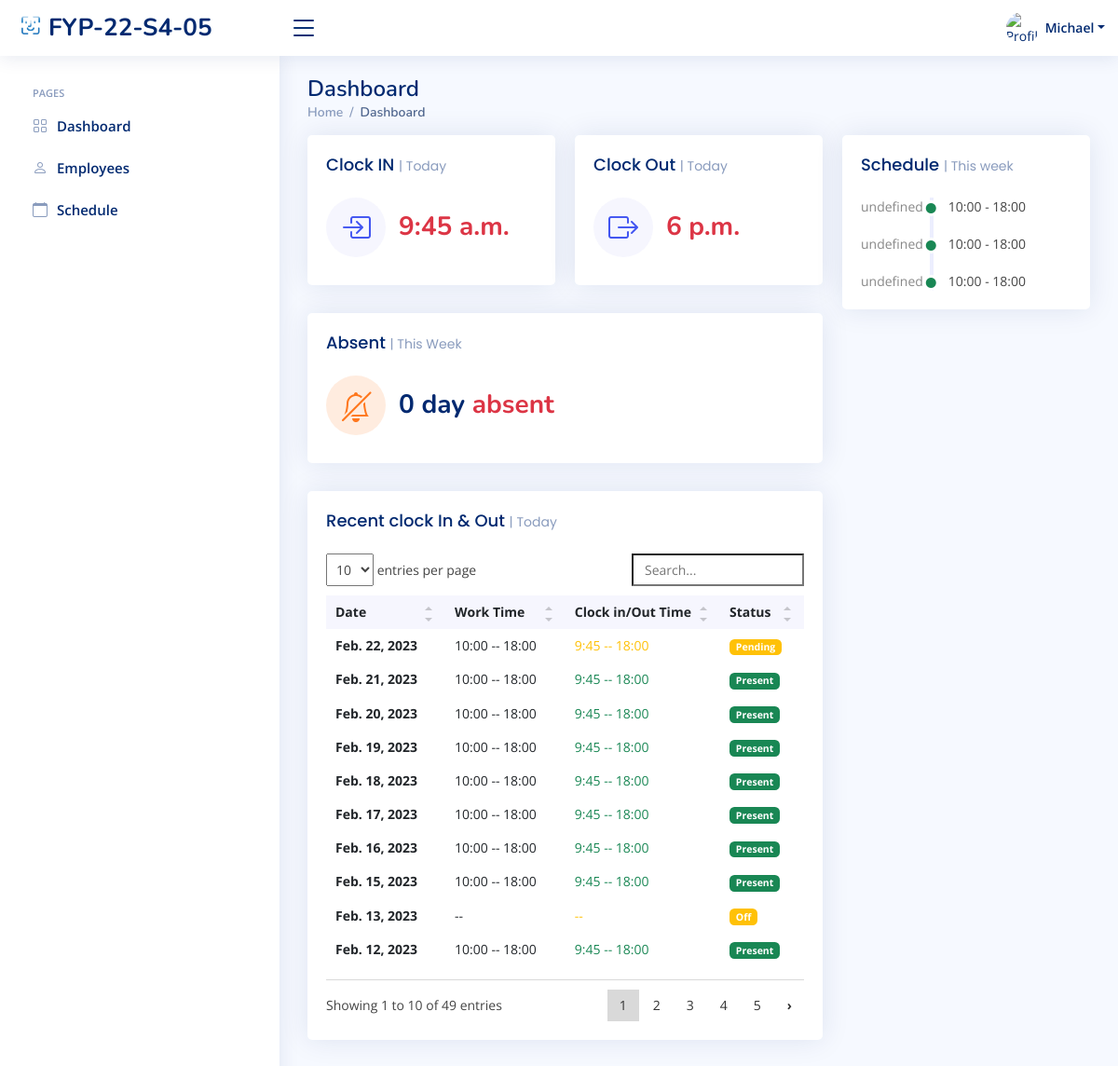
/sys_admin/home/ (signed in), run on the app's committed database.
### index/models.py (models this page shows, shortened)
class Employee(models.Model):
	Employee_ID = models.IntegerField(primary_key=True)
	Full_Name = models.CharField(max_length=100)
	Job_Title = models.CharField(max_length=100)
	Phone_Number = models.CharField(max_length=100)
	salt = models.CharField(max_length=50, null=True)
	Email_Address = models.EmailField()
	Role = models.ForeignKey(Role, on_delete=models.CASCADE)
	Profile_Image = models.ImageField(null=True,blank=True, upload_to='profile_pics/')
	Password = models.CharField(max_length=256)
	Start_Date = models.DateField(auto_now_add=True)

class WorkSchedule(models.Model):
	WorkSchedule_id = models.BigAutoField(primary_key=True)
	Employee = models.ForeignKey(Employee,on_delete=models.CASCADE)
	InTime = models.TimeField(max_length=256, null=True, blank=True)
	OutTime = models.TimeField(max_length=256, null=True, blank=True)
	Mark = models.CharField(max_length=256,null=True)
	StartDate = models.DateField()
	StartTime = models.TimeField(null=True)
	EndTime = models.TimeField(null=True)
	class Meta:
		db_table = 'WorkSchedule'

### index/views/sys_admin.py (the view)
# urls.py: path('sys_admin/home/', sys_admin.sys_admin_home, name='sys_admin_home'),
def sys_admin_home(request):
	dt = datetime.strptime(currentDate, '%Y-%m-%d')
	start = dt - timedelta(days=dt.weekday())
	end = start + timedelta(days=6)
	startDate = start.strftime('%Y-%m-%d')
	endDate = end.strftime('%Y-%m-%d')
	Title = 'Admin Home Page'
	if 'Employee_ID' in request.session:
		fourdates = date.today() - timedelta(days=4)
		currentEmployee = Employee.objects.get(Employee_ID=request.session['Employee_ID'])
		CheckIn = ''
		CheckOut = ''
		Marklist = ['off', 'mc']
		CheckValues = WorkSchedule.objects.filter(Employee_id=request.session['Employee_ID']).filter(
			StartDate=currentDate)
		if CheckValues.exists():
			AttenCheck = WorkSchedule.objects.get(Employee_id=request.session['Employee_ID'], StartDate=currentDate)
			if AttenCheck.Mark.lower() != 'off' or AttenCheck.Mark.lower() != 'mc':
				if AttenCheck.InTime is None and AttenCheck.OutTime is not None:
					CheckIn = "Pending"
					CheckOut = AttenCheck.OutTime
				elif AttenCheck.OutTime is None and AttenCheck.InTime is not None:
					CheckIn = AttenCheck.InTime
					CheckOut = "Pending"
				elif AttenCheck.InTime is None and AttenCheck.OutTime is None:
					CheckOut = "Pending"
					CheckIn = "Pending"
				else:
					CheckIn = AttenCheck.InTime
					CheckOut = AttenCheck.OutTime
			else:
				CheckIn = 'OFF'
				CheckOut = 'OFF'
		scheduleWeek = WorkSchedule.objects.filter(Employee_id=request.session['Employee_ID'], StartDate__lte=endDate,
												   StartDate__gte=startDate, StartTime__isnull=False,
												   EndTime__isnull=False).order_by('StartDate')
		CountAsent = WorkSchedule.objects.filter(Employee_id=request.session['Employee_ID'],
												 StartDate__lte=currentDate, StartDate__gte=startDate).filter(
			Mark='Absent').count()
		RecentData = WorkSchedule.objects.filter(Employee_id=request.session['Employee_ID'],
												 StartDate__lte=currentDate).order_by("-StartDate")
		context = {
			'Role': currentEmployee.Role.Role_ID,
			'Employee_ID': currentEmployee.Employee_ID,
			'Full_Name': currentEmployee.Full_Name,
			'Job_Title': currentEmployee.Job_Title,
			'PFP': currentEmployee.Profile_Image.url,
			'Redata': RecentData,
			'ScheduleWeek': scheduleWeek,
			'count': CountAsent,
			'CheckIn': CheckIn,
			'CheckOut': CheckOut,
			'title': Title,
		}
		return render(request, 'sys_admin/sys_admin_home.html', context)
	else:
		messages.error(request, 'Please login first')
		return redirect('login')

### templates/sys_admin/sys_admin_home.html (shortened to what this page needs)
{% extends "index/base.html" %}
{% load static %}
{% block content %}
{% include 'sys_admin/sys_admin_base.html'%}
  <main id="main" class="main">
    <div class="pagetitle">
      <h1>Dashboard</h1>
      <nav>
        <ol class="breadcrumb">
          <li class="breadcrumb-item"><a href="{% url 'sys_admin_home' %}">Home</a></li>
          <li class="breadcrumb-item active">Dashboard</li>
        </ol>
      </nav>
    </div>
    <section class="section dashboard">
      <div class="row">
        <div class="col-lg-8">
          <div class="row">
            <div class="col-xxl-4 col-md-6">
              <div class="card info-card sales-card">
                <div class="card-body">
                  <h5 class="card-title">Clock IN <span>| Today</span></h5>
                  <div class="d-flex align-items-center">
                    <div class="card-icon rounded-circle d-flex align-items-center justify-content-center">
                      <i class="bi bi-box-arrow-in-right"></i>
                    </div>
                    <div class="ps-3">
                      {% if CheckIn in 'Present'  %}
                     <h6 class="text-success">{{ CheckIn }}</h6>
                        {% elif CheckIn in 'Pending' %}
                         <h6 class="text-warning">{{ CheckIn }}</h6>
                         {% else %}
                         <h6 class="text-danger">{{ CheckIn }}</h6>
                        {% endif %}
                    </div>
                  </div>
                </div>
              </div>
            </div>
            <div class="col-xxl-4 col-md-6">
              <div class="card info-card sales-card">
                <div class="card-body">
                  <h5 class="card-title">Clock Out <span>| Today</span></h5>
                  <div class="d-flex align-items-center">
                    <div class="card-icon rounded-circle d-flex align-items-center justify-content-center">
                      <i class="bi bi-box-arrow-right"></i>
                    </div>
                    <div class="ps-3">
                      {% if Ad.Mark in 'Present' %}
                      <h6 class="text-success">{{ CheckOut }}</h6>
                     {% elif CheckOut in 'Pending' %}
                     <h6 class="text-warning">{{ CheckOut }}</h6>
                     {% else %}
                     <h6 class="text-danger">{{ CheckOut }}</h6>
                    {% endif %}
                    </div>
                  </div>
                </div>
              </div>
            </div>
            <div class="col-xxl-4 col-xl-12">
              <div class="card info-card customers-card">
                <div class="card-body">
                  <h5 class="card-title">Absent <span>| This Week</span></h5>
                  <div class="d-flex align-items-center">
                    <div class="card-icon rounded-circle d-flex align-items-center justify-content-center">
                      <i class="bi bi-bell-slash"></i>
                    </div>
                    <div class="ps-3">
                      <h6>{{ count}} day <span class="text-danger">absent</span></h6>
                    </div>
                  </div>
                </div>
              </div>
            </div>
            <div class="col-12">
              <div class="card recent-sales overflow-auto">
                <div class="card-body">
                  <h5 class="card-title">Recent clock In & Out <span>| Today</h5>
                  <table class="table table-borderless datatable">
                    <thead>
                      <tr>
                        <th scope="col">Date</th>
                        <th scope="col">Work Time</th>
                        <th scope="col">Clock in/Out Time</th>
                        <th scope="col">Status</th>
                      </tr>
                    </thead>
                    <tbody>
                      {% for Ad in Redata %}
                      <tr>
                        <th scope="row">{{ Ad.StartDate }}</th>
                        <td>{{ Ad.StartTime |date:"G:i"}}  --   {{ Ad.EndTime |date:"G:i"}}</td>
                        {% if Ad.Mark in 'Present' %}
                        <td><span class ="text-success">{{ Ad.InTime |date:"G:i" }}   --   {{ Ad.OutTime |date:"G:i" }}</span></td>
                        <td><span class="badge bg-success">{{ Ad.Mark }}</span></td>
                        {% elif Ad.Mark in 'Late' %}
                        <td><span class ="text-danger">{{ Ad.InTime |date:"G:i"}} </span>  --   {{ Ad.OutTime |date:"G:i"}}</td>
                        <td><span class="badge bg-success">{{ Ad.Mark }}</span></td>
                        {% elif Ad.Mark in 'Leave early' %}
                        <td>{{ Ad.InTime|date:"G:i" }}   --   <span class ="text-danger">{{ Ad.OutTime |date:"G:i"}} </span></td>
                        <td><span class="badge bg-danger">{{ Ad.Mark }}</span></td>
                        {% elif Ad.Mark in 'Pending' %}
                        <td><span class="text-warning">{{ Ad.InTime|date:"G:i" }}   --   {{ Ad.OutTime |date:"G:i"}}</span></td>
                        <td><span class="badge bg-warning">{{ Ad.Mark }}</span></td>
                            {% elif Ad.Mark in 'Off' %}
                        <td><span class="text-warning">{{ Ad.InTime|date:"G:i" }}   --   {{ Ad.OutTime |date:"G:i"}}</span></td>
                        <td><span class="badge bg-warning">{{ Ad.Mark }}</span></td>
                            {% elif Ad.Mark in 'MC' %}
                        <td><span class="text-warning">{{ Ad.InTime|date:"G:i" }}   --   {{ Ad.OutTime |date:"G:i"}}</span></td>
                        <td><span class="badge bg-warning">{{ Ad.Mark }}</span></td>
                        {% else %}
                        <td><span class ="text-danger">{{ Ad.InTime |date:"G:i"}}   --   {{ Ad.OutTime |date:"G:i"}}</span></td>
                        <td><span class="badge bg-danger">{{ Ad.Mark }}</span></td>
                        {% endif %}
                      </tr>
                      {% endfor %}
                    </tbody>
                  </table>
                </div>
              </div>
            </div>
          </div>
        </div>
        <div class="col-lg-4">
          <div class="card">
            <div class="card-body">
              <h5 class="card-title">Schedule <span>| This week</span></h5>
              <div class="activity" id="activity">
               {% for Ad in ScheduleWeek %}
                <div class="activity-item d-flex">
                  <div class="activite-label week{{ forloop.counter }}" ></div>
                        <i class='bi bi-circle-fill activity-badge text-success align-self-start'></i>
                        <div class="activity-content">
                        {{ Ad.StartTime |date:"G:i"}} - {{ Ad.EndTime |date:"G:i"}} &#12288;
                            </div>
                </div>
                 {% endfor %}
              </div>
            </div>
          </div>
        </div>
      </div>
    </section>
  </main>
{% endblock content %}

### templates/sys_admin/sys_admin_base.html (shortened to what this page needs)
{% load static %}
  <header id="header" class="header fixed-top d-flex align-items-center">
    <div class="d-flex align-items-center justify-content-between">
      <a href="{% url 'sys_admin_home' %}" class="logo d-flex align-items-center">
        <img src="{% static 'assets/img/logo.png' %}" alt="">
        <span class="d-none d-lg-block">FYP-22-S4-05</span>
      </a>
      <i class="bi bi-list toggle-sidebar-btn"></i>
    </div>
    <nav class="header-nav ms-auto">
      <ul class="d-flex align-items-center">
        <li class="nav-item dropdown pe-3">
          <a class="nav-link nav-profile d-flex align-items-center pe-0" href="#" data-bs-toggle="dropdown">
            <img src="{{ PFP }}" alt="Profile" class="rounded-circle"  height="35" width="35">
            <span class="d-none d-md-block dropdown-toggle ps-2">{{ Full_Name }}</span>
          </a>
        </li>
      </ul>
    </nav>
  </header>
  <aside id="sidebar" class="sidebar">
    <ul class="sidebar-nav" id="sidebar-nav">
      <li class="nav-heading">Pages</li>
      <li class="nav-item">
        <a class="nav-link collapsed" href="{% url 'sys_admin_home' %}">
          <i class="bi bi-grid"></i>
          <span>Dashboard</span>
        </a>
      </li>
      <li class="nav-item">
        <a class="nav-link collapsed" href="{% url 'sys_admin_view_employees' %}">
          <i class="bi bi-person"></i>
          <span>Employees</span>
        </a>
      </li>
      <li class="nav-item">
        <a class="nav-link collapsed" href="{% url 'sys_admin_schedule' %}">
          <i class="bi bi-calendar"></i>
          <span>Schedule</span>
        </a>
      </li>
  </aside>

### static/assets/css/style.css (style rules this page uses)
:root { scroll-behavior: smooth; }
body { font-family: "Open Sans", sans-serif; background: #f6f9ff; color: #444444; }
a { color: #4154f1; text-decoration: none; }
h1, h2, h3, h4, h5, h6 { font-family: "Nunito", sans-serif; }
#main { margin-top: 60px; padding: 20px 30px; transition: all 0.3s; }
.pagetitle { margin-bottom: 10px; }
.pagetitle h1 { font-size: 24px; margin-bottom: 0; font-weight: 600; color: #012970; }
.card { margin-bottom: 30px; border: none; border-radius: 5px; box-shadow: 0px 0 30px rgba(1, 41, 112, 0.1); }
.card-title { padding: 20px 0 15px 0; font-size: 18px; font-weight: 500; color: #012970; font-family: "Poppins", sans-serif; }
.card-title span { color: #899bbd; font-size: 14px; font-weight: 400; }
.card-body { padding: 0 20px 20px 20px; }
.breadcrumb { font-size: 14px; font-family: "Nunito", sans-serif; color: #899bbd; font-weight: 600; }
.breadcrumb a { color: #899bbd; transition: 0.3s; }
.breadcrumb .breadcrumb-item::before { color: #899bbd; }
.breadcrumb .active { color: #51678f; font-weight: 600; }
.logo { line-height: 1; }
@media (min-width: 1200px) { .logo { width: 280px; } }
.logo img { max-height: 26px; margin-right: 6px; }
.logo span { font-size: 26px; font-weight: 700; color: #012970; font-family: "Nunito", sans-serif; }
.header { transition: all 0.5s; z-index: 997; height: 60px; box-shadow: 0px 2px 20px rgba(1, 41, 112, 0.1); background-color: #fff; padding-left: 20px; }
.header .toggle-sidebar-btn { font-size: 32px; padding-left: 10px; cursor: pointer; color: #012970; }
.header-nav ul { list-style: none; }
.header-nav>ul { margin: 0; padding: 0; }
.header-nav .nav-profile { color: #012970; }
.header-nav .nav-profile img { max-height: 36px; }
.header-nav .nav-profile span { font-size: 14px; font-weight: 600; }
.sidebar { position: fixed; top: 60px; left: 0; bottom: 0; width: 300px; z-index: 996; transition: all 0.3s; padding: 20px; overflow-y: auto; scrollbar-width: thin; scrollbar-color: #aab7cf transparent; box-shadow: 0px 0px 20px rgba(1, 41, 112, 0.1); background-color: #fff; }
@media (min-width: 1200px) { #main, #footer { margin-left: 300px; } }
.sidebar-nav { padding: 0; margin: 0; list-style: none; }
.sidebar-nav li { padding: 0; margin: 0; list-style: none; }
.sidebar-nav .nav-item { margin-bottom: 5px; }
.sidebar-nav .nav-heading { font-size: 11px; text-transform: uppercase; color: #899bbd; font-weight: 600; margin: 10px 0 5px 15px; }
.sidebar-nav .nav-link { display: flex; align-items: center; font-size: 15px; font-weight: 600; color: #4154f1; transition: 0.3; background: #f6f9ff; padding: 10px 15px; border-radius: 4px; }
.sidebar-nav .nav-link i { font-size: 16px; margin-right: 10px; color: #4154f1; }
.sidebar-nav .nav-link.collapsed { color: #012970; background: #fff; }
.sidebar-nav .nav-link.collapsed i { color: #899bbd; }
.dashboard .info-card { padding-bottom: 10px; }
.dashboard .info-card h6 { font-size: 28px; color: #012970; font-weight: 700; margin: 0; padding: 0; }
.dashboard .card-icon { font-size: 32px; line-height: 0; width: 64px; height: 64px; flex-shrink: 0; flex-grow: 0; }
.dashboard .sales-card .card-icon { color: #4154f1; background: #f6f6fe; }
.dashboard .customers-card .card-icon { color: #ff771d; background: #ffecdf; }
.dashboard .activity { font-size: 14px; }
.dashboard .activity .activity-item .activite-label { color: #888; position: relative; flex-shrink: 0; flex-grow: 0; min-width: 64px; }
.dashboard .activity .activity-item .activite-label::before { content: ""; position: absolute; right: -11px; width: 4px; top: 0; bottom: 0; background-color: #eceefe; }
.dashboard .activity .activity-item .activity-badge { margin-top: 3px; z-index: 1; font-size: 11px; line-height: 0; border-radius: 50%; flex-shrink: 0; border: 3px solid #fff; flex-grow: 0; }
.dashboard .activity .activity-item .activity-content { padding-left: 10px; padding-bottom: 20px; }
.dashboard .activity .activity-item:last-child .activity-content { padding-bottom: 0; }
.dashboard .recent-sales { font-size: 14px; }
.dashboard .recent-sales .table thead { background: #f6f6fe; }
.dashboard .recent-sales .table thead th { border: 0; }

### data on the page
Employee: Full_Name "Michael"
WorkSchedule: InTime "9:45 a.m.", OutTime "6 p.m.", StartDate "Feb. 22, 2023", StartTime "10:00", EndTime "18:00", InTime "9:45", OutTime "18:00", Mark "Pending"
WorkSchedule: StartDate "Feb. 21, 2023", StartTime "10:00", EndTime "18:00", InTime "9:45", OutTime "18:00", Mark "Present"
WorkSchedule: StartDate "Feb. 20, 2023", StartTime "10:00", EndTime "18:00", InTime "9:45", OutTime "18:00", Mark "Present"
WorkSchedule: StartDate "Feb. 19, 2023", StartTime "10:00", EndTime "18:00", InTime "9:45", OutTime "18:00", Mark "Present"
WorkSchedule: StartDate "Feb. 18, 2023", StartTime "10:00", EndTime "18:00", InTime "9:45", OutTime "18:00", Mark "Present"
WorkSchedule: StartDate "Feb. 17, 2023", StartTime "10:00", EndTime "18:00", InTime "9:45", OutTime "18:00", Mark "Present"
WorkSchedule: StartDate "Feb. 16, 2023", StartTime "10:00", EndTime "18:00", InTime "9:45", OutTime "18:00", Mark "Present"
WorkSchedule: StartDate "Feb. 15, 2023", StartTime "10:00", EndTime "18:00", InTime "9:45", OutTime "18:00", Mark "Present"
WorkSchedule: StartDate "Feb. 13, 2023", Mark "Off"
WorkSchedule: StartDate "Feb. 12, 2023", StartTime "10:00", EndTime "18:00", InTime "9:45", OutTime "18:00", Mark "Present"

### other printed values
{{ count }} "0"
